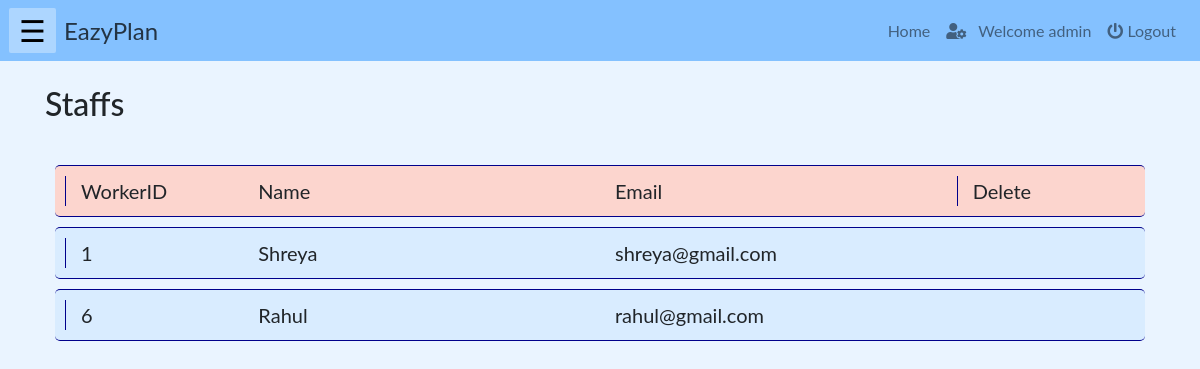
Screenshot of /php/allStaffs.php (signed in) with the database file from the repository.
### tables this page shows
CREATE TABLE `account` (
  `userid` int(10) NOT NULL,
  `name` varchar(100) NOT NULL,
  `email` varchar(200) NOT NULL,
  `role` varchar(20) NOT NULL,
  `password` varchar(40) NOT NULL
);

### php/allStaffs.php (the view, shortened to what this page needs)
<!DOCTYPE html>
<html lang="en">
    <?php
        include("../php/headLinks.php");
        if(isset($_SESSION["name"]) && ($_SESSION["role"]=='manager' || $_SESSION["role"]=='admin')){
    ?>
    <body>
        <?php
            include("../php/navbar.php");
        ?>
        <div class="container">
        <br><h2>Staffs</h2><br>
            <div class="row" id="heading">
                <div class="col-md-2" id="val" >WorkerID</div>
                <div class="col-md-4" id="val" >Name</div>
                <div class="col-md-4" id="val" >Email</div>
                <div class="col-md-2" id="val" >Delete</div>
            </div>
            <?php
                include("../connection/config.php");
                $sql ="select userid, name, email FROM account where role='staff'";
                $workers = mysqli_query($db, $sql);
                foreach($workers as $worker)
                    {
            ?>
            <div class="row" id="item">
                <div class="col-md-2" id="val" ><?php echo $worker['userid']; ?></div>
                <div class="col-md-4" id="val" ><?php echo $worker['name']; ?></div>
                <div class="col-md-4" id="val" ><?php echo $worker['email']; ?></div>
            </div>
            <?php
                }
            ?>
        </div>
    </body>
    <?php
        }
    else{
    echo "<h3 style='color:red'>Login to access the page...</h3>";
    echo "<a href='./login.php'>Click here to login</a>";}
    ?>
</html>

### css/homepagestaff.css (style rules this page uses)
body { background-color: red; font-family: "Lato", sans-serif; }

### css/resource.css (style rules this page uses)
#item { border-bottom:1px solid darkblue; border-top:1px solid darkblue; border-radius:5px; padding: 10px; margin:10px; font-size: 20px; background-color: #d9ecff; }
.col-md-2 { border-left:1px solid darkblue; }
#heading { background-color: rgb(252, 213, 206); border-bottom:1px solid darkblue; border-top:1px solid darkblue; border-radius:5px; padding: 10px; margin:10px; font-size: 20px; }

### php/navbar.php (style rules this page uses)
body { background-color: #EAF4FF; }

### rows the page displays
account: userid "1", name "Shreya", email "shreya@gmail.com"
account: userid "6", name "Rahul", email "rahul@gmail.com"

### other values shown
$_SESSION["name"] "admin"
